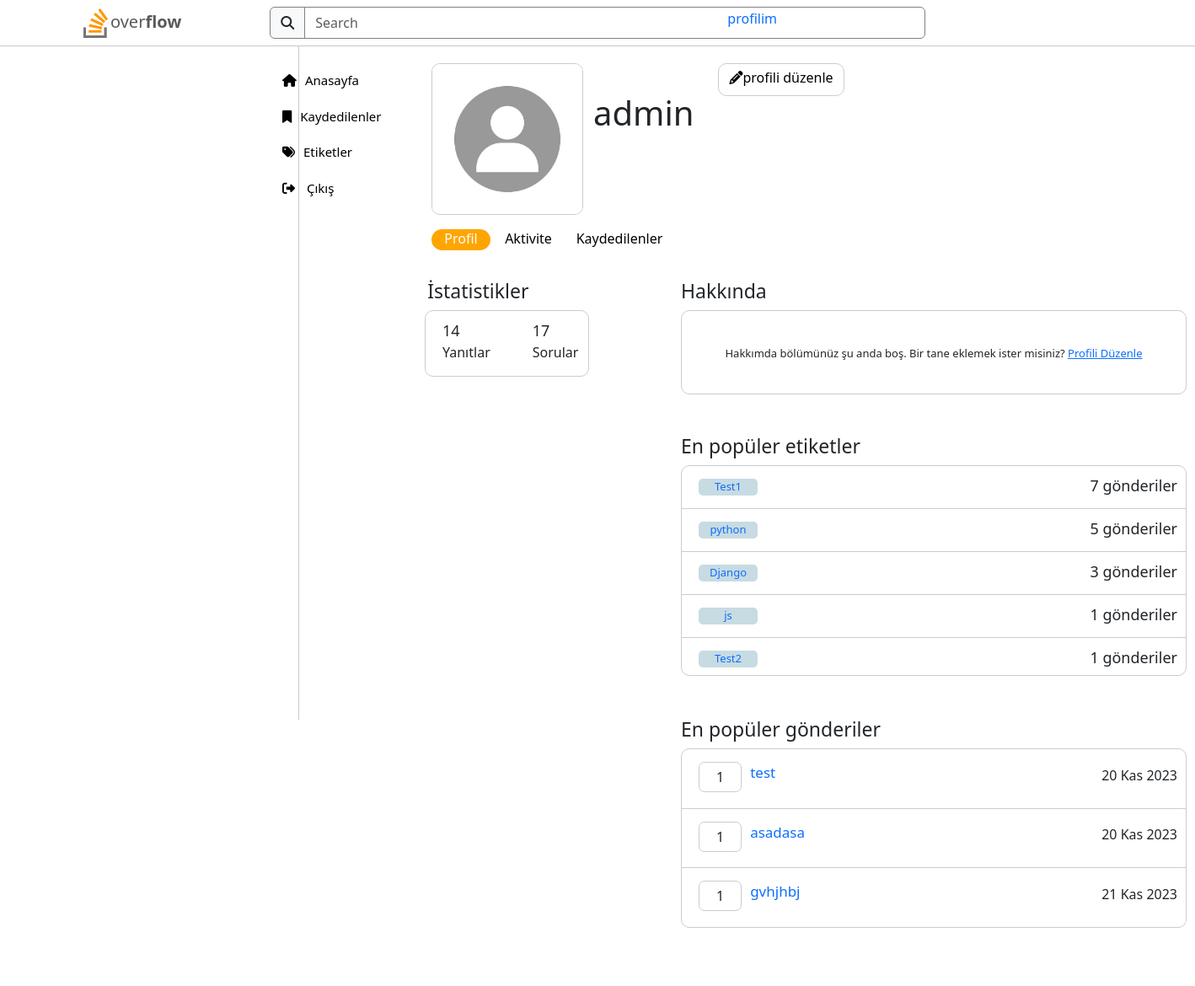
Page /account/profile/ (signed in) on the committed database.
### account/models.py (models this page shows, shortened)
class UserProfile(models.Model):
    user = models.OneToOneField(User, on_delete=models.CASCADE)
    profile_picture = models.ImageField(upload_to='profile_pics/', default='profile_pics/user-default.png', null=True, blank=True)
    about = RichTextField(null=True, blank=True)
    user_questions = models.ManyToManyField(question, related_name='asked_by', blank=True)
    user_answers = models.ManyToManyField(answer, related_name='answered_by', blank=True)
    user_tags = models.ManyToManyField(Tags, related_name='used_by', blank=True)

### pages/models.py (models this page shows, shortened)
class Tags(models.Model):
    name = models.CharField(max_length=250)
    content = models.TextField()

class question(models.Model):
    title = models.CharField(max_length=100)
    context = RichTextUploadingField()
    user = models.ForeignKey(User, on_delete=models.CASCADE)
    published_date = models.DateTimeField(auto_now_add=True)
    view = models.IntegerField(default=0)
    votes = models.IntegerField(default=0)
    tags = models.ManyToManyField(Tags)

### account/views.py (the view)
# urls.py: path('profile/', views.profile_page, name='profile_page'),
def profile_page(request):
    user_profile = UserProfile.objects.get(user=request.user)
    asked_questions = user_profile.user_questions.all().order_by('-votes')
    answered_questions = user_profile.user_answers.all()
    used_tags = user_profile.user_tags.all()
    user_qusetion = question.objects.filter(user=user_profile.user)
    tags = Tags.objects.filter(question__in=user_qusetion)
    order_tags = tags.annotate(que_count=Count('question')).order_by('-que_count')
    data = {
        'user_profile': user_profile,
        'asked_questions': asked_questions,
        'asked_questions_count': asked_questions.count(),
        'answered_questions': answered_questions,
        'answered_questions_count': answered_questions.count(),
        'used_tags': used_tags,
        'order_tags': order_tags,
    }
    return render(request, 'pages/profile.html', data)

### templates/pages/profile.html (shortened to what this page needs)
{% extends 'base.html' %}
{% block context %}
<div class="container">
    <div style="display: flex;">
        <a href="{% url 'profile_page' %}"><img class="img" src="{{ user_profile.profile_picture.url }}" alt="{{ user_profile.user.username }} profile photo"></a>
        <h1 style="position: absolute; top: 110px; left: 44rem; font-weight: 400;">{{  user_profile.user.username }}</h1>
    </div>
    {% if user == request.user %}
    <a class="profile_edit_button" href="{% url 'edit_profile' %}"><i class="fa-solid fa-pencil"></i>profili düzenle</a>
    {% endif %}
    <a class="profile_button" {% if request.resolver_match.url_name == "profile_page" %} style="background: orange; color: white;" {% endif %} href="{% url 'profile_page' %}">Profil</a>
    <a class="activity_button" href="{% url 'activity' %}">Aktivite</a>
    <a class="saved_button" href="{% url 'saved_page' %}">Kaydedilenler</a>
    <p style="position: absolute; top: 20.5rem; left: 31.7rem; font-size: 23px;">İstatistikler</p>
    <div style="display: flex; position: absolute; top: 23rem; left: 31.5rem; border: 1px solid #ccc; width: 195px; border-radius: 10px; padding: 10px 20px 0px 20px;">
         <p>
             <span style="font-size: 18px;">{{ answered_questions_count }}</span><br>
             Yanıtlar
         </p>
         <p style="margin-left: 50px;">
             <span style="font-size: 18px;">{{ asked_questions_count }}</span><br>
             Sorular
         </p>
    </div>
    <p style="font-size: 23px; position: absolute; top: 20.5rem; left: 50.5rem;">Hakkında</p>
    {% if user_profile.about %}
        <span style="position: absolute; top: 23rem; left: 50.6rem;">{{ user_profile.about|safe }}</span>
    {% else %}
    <div style="width: 600px; height: 100px; position: absolute; top: 23rem; left: 50.5rem; border: 1px solid #ccc; border-radius: 10px; text-align: center; line-height: 100px; font-size: small;">
        Hakkımda bölümünüz şu anda boş. Bir tane eklemek
        ister misiniz? <a href="{% url 'edit_profile' %}">Profili Düzenle</a>
    </div>
    {% endif %}
    <p style="position: absolute; top: 32rem; left: 50.5rem; font-size: 23px">En popüler etiketler</p>
    <div style="border: 1px solid #ccc; border-radius: 10px; width: 600px; height: 250px; position: absolute; top: 34.5rem; left: 50.5rem;  overflow: hidden;">
         {% for tag in order_tags|slice:":5" %}
             <div style="border-bottom: 1px solid #ccc; padding: 15px 0px 15px 0px;">
                 <div class="tag" style="margin-left: 20px;">
                     <a href="{% url 'tag_detail' tag.name %}" style="text-decoration: none;">{{ tag.name }}</a>
                 </div>
                 <div style="float: right; position: relative; bottom: 25px; right: 10px; font-size: 18px;">
                     {{ tag.que_count }} gönderiler
                 </div>
             </div>
         {% endfor %}
    </div>
    <p style="position: absolute; top: 53rem; left: 50.5rem; font-size: 23px;">En popüler gönderiler</p>
    <div style="border: 1px solid #ccc; border-radius: 10px; width: 600px; height: 213px; position: absolute; top: 55.5rem; left: 50.5rem; overflow: hidden;">
        {% for que in asked_questions|slice:":3" %}
            {% if que.votes > 0 %}
            <div style="border-bottom: 1px solid #ccc; padding: 15px 0px 0px 0px;">
                <div style="margin-left: 20px;">
                    <span style="position: relative; border: 1px solid #ccc; padding: 5px 20px 5px 20px; border-radius: 7px; float: left; margin-right: 10px;">{{ que.votes }}</span>
                    <div style="overflow: hidden; padding-right: 10px;">
                        <a style="text-decoration: none; font-size: 17px; display: block; word-wrap: break-word; width: 370px; margin-bottom: 5px;" href="{% url 'questionDetail' que.id %}">{{ que.title }}</a>
                        <span style="float: right; position: relative; bottom: 27px;">{{ que.published_date|date:"SHORT_DATE_FORMAT" }}</span>
                    </div>
                </div>
            </div>
            {% endif %}
        {% endfor %}
    </div>
</div>
{% endblock %}

### static/nav.css (style rules this page uses)
* { margin: 0; padding: 0; box-sizing: border-box; list-style-type: none; }

### templates/pages/profile.html (style rules this page uses)
.img { position: absolute; top: 75px; border: 1px solid #ccc; border-radius: 10px; left: 32rem; width: 180px; height: 180px; }
.profile_edit_button { border: 1px solid #ccc; position: absolute; text-align: center; line-height: 33px; text-decoration: none; color: black; border-radius: 10px; position: absolute; top: 75px; right: 26rem; width: 150px; height: 39px }
.profile_button { border-radius: 15px; text-align: center; line-height: 22px; text-decoration: none; color: black; position: absolute; top: 17rem; left: 32rem; width: 70px; height: 25px; transition: .3s ease; }
.activity_button { border-radius: 15px; line-height: 22px; text-decoration: none; color: black; position: absolute; text-align: center; top: 17rem; left: 37rem; width: 70px; height: 25px; transition: .3s ease; }
.saved_button { border-radius: 15px; line-height: 22px; text-decoration: none; color: black; position: absolute; text-align: center; top: 17rem; left: 42.5rem; width: 110px; height: 25px; transition: .3s ease; }
.tag { color: rgb(24, 67, 206); background: #c7dbe2; width: 70px; height: 20px; border-radius: 5px; text-align: center; font-size: small; }

### rows in the picture
UserProfile: profile_picture (picture), user.username "admin"
Tags: name "Test1", que_count "7"
Tags: name "python", que_count "5"
Tags: name "Django", que_count "3"
Tags: name "js", que_count "1"
Tags: name "Test2", que_count "1"
question: votes "1", title "test", published_date "20 Kas 2023"
question: votes "1", title "asadasa", published_date "20 Kas 2023"
question: votes "1", title "gvhjhbj", published_date "21 Kas 2023"

### other values in the picture
{{ answered_questions_count }} "14"
{{ asked_questions_count }} "17"
